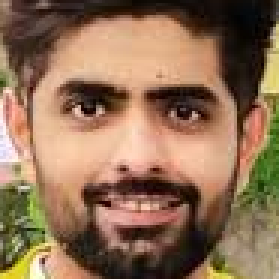
#> input picture Model/dataset/cropped/babar_azam/babar_azam1.png, 93 x 93 px (shown 3 times larger)
$ python -i Model.py   (imports and definitions only)
#> lines starting #> are read from the running program, lines starting #| are printed output that depends on the picture
import os
import cv2
import numpy as np
import pandas as pd
import pywt
import joblib
import json
import seaborn as sn
from matplotlib import pyplot as plt
from sklearn.svm import SVC
from sklearn.preprocessing import StandardScaler
from sklearn.model_selection import train_test_split
from sklearn.pipeline import Pipeline
from sklearn.metrics import classification_report
from sklearn import svm
from sklearn.ensemble import RandomForestClassifier
from sklearn.linear_model import LogisticRegression
from sklearn.pipeline import make_pipeline
from sklearn.model_selection import GridSearchCV
from sklearn.metrics import confusion_matrix

# getting face and eyes
face_cascade = cv2.CascadeClassifier('D:\\Uni\\Image Classification\\opencv\\haarcascades'
                                     '\\haarcascade_frontalface_default.xml')
eye_cascade = cv2.CascadeClassifier('D:\\Uni\\Image Classification\\opencv\\haarcascades\\haarcascade_eye.xml')

# getting cropped img
def get_cropped_image_if_2_eyes(image_path):
    img = cv2.imread(image_path)
#> img is the input picture: shape (93, 93, 3); mean B, G, R 84.8, 111.6, 143.8
    if img is None:
        return None

    gray = cv2.cvtColor(img, cv2.COLOR_BGR2GRAY)
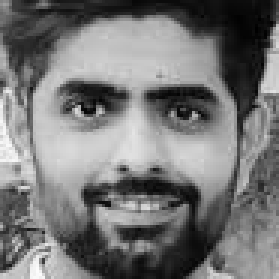
#> gray: shape (93, 93) (shown 3 times larger); min 0, max 252, mean 118.2
    if gray is None:
        return None

    faces = face_cascade.detectMultiScale(gray, 1.3, 5)
#> faces = [[7, 6, 79, 79]]
    for (x, y, w, h) in faces:
        roi_gray = gray[y:y + h, x:x + w]
        roi_color = img[y:y + h, x:x + w]
        eyes = eye_cascade.detectMultiScale(roi_gray)
        if len(eyes) >= 2:
            return roi_color
#> this loop made 1 pass
#> (x, y, w, h, eyes) on pass 1: (7, 6, 79, 79, [[9, 15, 27, 27], [40, 19, 25, 25]])
#> pass 1, in get_cropped_image_if_2_eyes, `roi_gray = gray[y:y + h, x:x + w]`:
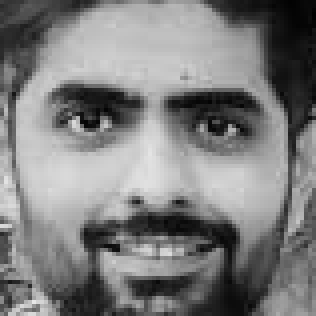
#> roi_gray: shape (79, 79) (shown 4 times larger); min 0, max 231, mean 125.9
#> pass 1, in get_cropped_image_if_2_eyes, `roi_color = img[y:y + h, x:x + w]`:
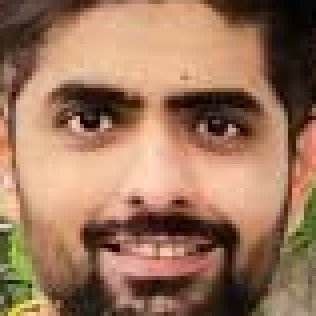
#> roi_color: shape (79, 79, 3) (shown 4 times larger); mean B, G, R 91.7, 117.3, 155.8
    return None

# storing path of data set
path_to_data = "./dataset/raw/"
path_to_cr_data = "./dataset/cropped/"
# saving all dir
img_dirs = []
# [6 lines not run here, left out]

# creating and saving cropped img to sub folders
cropped_image_dirs = []
celebrity_file_names_dict = {}

# [28 lines not run here, left out]


# Wavelength Transformation
def w2d(img, mode='haar', level=1):
    imArray = img
    # Datatype conversions
    # convert to grayscale
    imArray = cv2.cvtColor(imArray, cv2.COLOR_RGB2GRAY)
    # convert to float
    imArray = np.float32(imArray)
    imArray /= 255
    # compute coefficients
    coeffs = pywt.wavedec2(imArray, mode, level=level)

    # Process Coefficients
    coeffs_H = list(coeffs)
    coeffs_H[0] *= 0

    # reconstruction
    imArray_H = pywt.waverec2(coeffs_H, mode)
    imArray_H *= 255
    imArray_H = np.uint8(imArray_H)

    return imArray_H


class_dict = {}
count = 0
# [3 lines not run here, left out]
X, y = [], []
# [11 lines not run here, left out]

X = np.array(X).reshape(len(X),4096).astype(float)

# Model Training using SVM
# [1 line that did not run here, left out]

pipe = Pipeline([('scaler', StandardScaler()), ('svc', SVC(kernel = 'rbf', C = 10))])
# [2 lines not run here, left out]
# print(classification_report(y_test, pipe.predict(X_test)))

model_params = {
    'svm': {
        'model': svm.SVC(gamma='auto',probability=True),
        'params' : {
            'svc__C': [1,10,100,1000],
            'svc__kernel': ['rbf','linear']
        }
    },
    'random_forest': {
        'model': RandomForestClassifier(),
        'params' : {
            'randomforestclassifier__n_estimators': [1,5,10]
        }
    },
    'logistic_regression' : {
        'model': LogisticRegression(solver='liblinear',multi_class='auto'),
        'params': {
            'logisticregression__C': [1,5,10]
        }
    }
}

scores = []
best_estimators = {}

# [10 lines not run here, left out]

df = pd.DataFrame(scores, columns=['model', 'best_score', 'best_params'])
# Set display options
# [3 lines not run here, left out]
#print(df)

directory = "D:/Uni/Image Classification/server/artifacts"
# [1 line not run here, left out]

# Save my best classifier algorithm
# [1 line that did not run here, left out]
file_path = os.path.join(directory, "saved_model.pkl")
# [1 line not run here, left out]

# Save the dictionary to the specified JSON file
file_path = os.path.join(directory, "class_dictionary.json")
# [2 lines not run here, left out]

# Confusion matrix
# [1 line that did not run here, left out]
# [5 lines not run here, left out]

# [1 line that did not run here, left out]
# [1 line not run here, left out]

>>> result = get_cropped_image_if_2_eyes('dataset/cropped/babar_azam/babar_azam1.png')

$ run again, on Model/dataset/cropped/lionel_messi/lionel_messi13.png
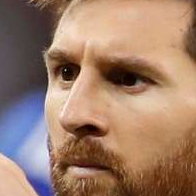
#> input picture Model/dataset/cropped/lionel_messi/lionel_messi13.png, 196 x 196 px
#> in get_cropped_image_if_2_eyes, img is the input picture: shape (196, 196, 3); mean B, G, R 107.3, 126.3, 158.5
#> in get_cropped_image_if_2_eyes, `gray = cv2.cvtColor(img, cv2.COLOR_BGR2GRAY)`:
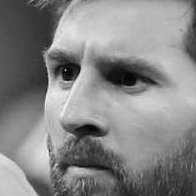
#> gray: shape (196, 196); min 1, max 249, mean 133.8
#> faces = [[14, 15, 151, 151]]
#> the loop in get_cropped_image_if_2_eyes, `for (x, y, w, h) in faces:` made 1 pass
#> (x, y, w, h, eyes) on pass 1: (14, 15, 151, 151, [[25, 29, 57, 57], [90, 38, 49, 49]])
#> pass 1, in get_cropped_image_if_2_eyes, `roi_color = img[y:y + h, x:x + w]`:
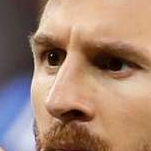
#> roi_color: shape (151, 151, 3); mean B, G, R 113.6, 132, 163.2

$ run again, on Model/dataset/cropped/lionel_messi/lionel_messi26.png
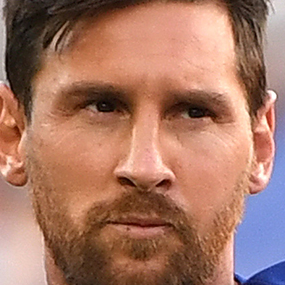
#> input picture Model/dataset/cropped/lionel_messi/lionel_messi26.png, 285 x 285 px
#> in get_cropped_image_if_2_eyes, img is the input picture: shape (285, 285, 3); mean B, G, R 101.2, 119.1, 166.5
#> in get_cropped_image_if_2_eyes, `gray = cv2.cvtColor(img, cv2.COLOR_BGR2GRAY)`:
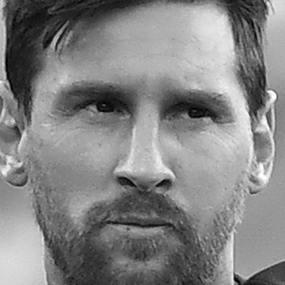
#> gray: shape (285, 285); min 1, max 255, mean 131.3
#> faces = [[21, 16, 247, 247]]
#> the loop in get_cropped_image_if_2_eyes, `for (x, y, w, h) in faces:` made 1 pass
#> (x, y, w, h, eyes) on pass 1: (21, 16, 247, 247, [[138, 68, 59, 59], [47, 56, 72, 72]])
#> pass 1, in get_cropped_image_if_2_eyes, `roi_color = img[y:y + h, x:x + w]`:
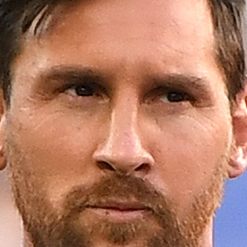
#> roi_color: shape (247, 247, 3); mean B, G, R 98, 121.3, 174.8

$ run again, on Model/dataset/cropped/maria_sharapova/maria_sharapova1.png
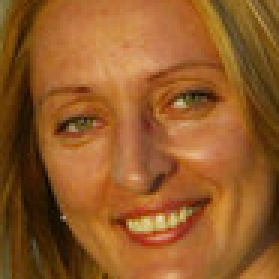
#> input picture Model/dataset/cropped/maria_sharapova/maria_sharapova1.png, 93 x 93 px (shown 3 times larger)
#> in get_cropped_image_if_2_eyes, img is the input picture: shape (93, 93, 3); mean B, G, R 40.2, 90.6, 147.5
#> in get_cropped_image_if_2_eyes, `gray = cv2.cvtColor(img, cv2.COLOR_BGR2GRAY)`:
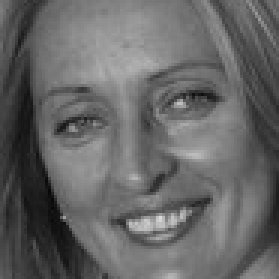
#> gray: shape (93, 93) (shown 3 times larger); min 8, max 218, mean 101.9
#> faces = [[5, 8, 78, 78]]
#> the loop in get_cropped_image_if_2_eyes, `for (x, y, w, h) in faces:` made 1 pass
#> (x, y, w, h, eyes) on pass 1: (5, 8, 78, 78, [[45, 13, 26, 26], [9, 22, 24, 24]])
#> pass 1, in get_cropped_image_if_2_eyes, `roi_color = img[y:y + h, x:x + w]`:
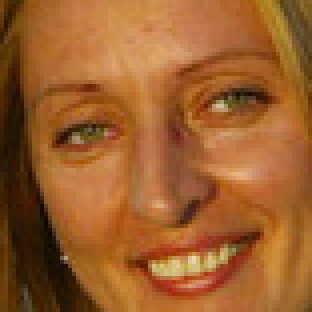
#> roi_color: shape (78, 78, 3) (shown 4 times larger); mean B, G, R 44.4, 94.9, 155.9
